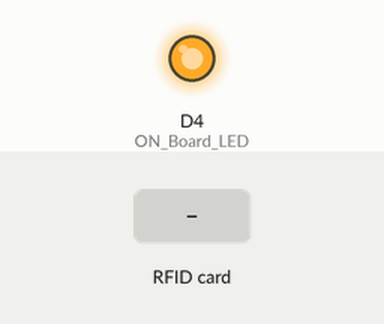
This sketch was run on a simulated ESP8266 (NodeMCU). Shown: output pins drawn as LEDs (lit = HIGH). The inputs (shaded band) are chosen by the test bench. WiFi joins after 1.5 s; servers stay silent unless stated; uploads are accepted with an empty reply; what the sketch prints to the serial monitor is not drawn.

Above: at 3.2 s.
3.3 s: RFID card 5E 7A 19 C4 held to the reader
At 4.2 s:
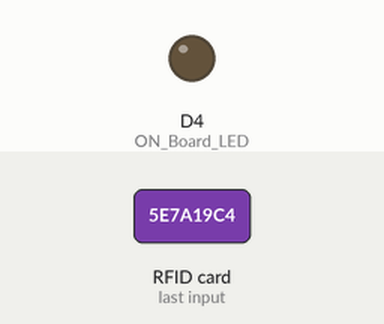
Timing chart, 0 to 6.3 s (numbered marks = the images above; inputs shaded):
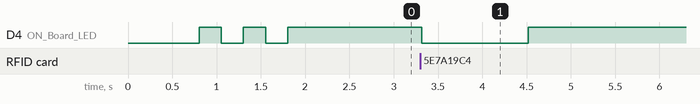

Measured:
- after the input at 3.3 s, D4 (ON_Board_LED): HIGH → LOW at once, → HIGH 1.2 s later

The sketch:

cardregistration.ino
```cpp
//RFID MFRC522 / RC522 Library
//                Installation :
// NodeMCU ESP8266/ESP12E    RFID MFRC522 / RC522
//         D2       <---------->   SDA/SS
//         D5       <---------->   SCK
//         D7       <---------->   MOSI
//         D6       <---------->   MISO
//         GND      <---------->   GND
//         D1       <---------->   RST
//         3V/3V3   <---------->   3.3V
//----------------------------------------Include the NodeMCU ESP8266 Library---------------------------------------------------------------------------------------------------------------//
#include <ESP8266WebServer.h>
#include <ESP8266HTTPClient.h>
//----------------------------------------Include the SPI and MFRC522 libraries-------------------------------------------------------------------------------------------------------------//
#include <SPI.h>
#include <MFRC522.h>
//------------------------------------------------------------------------------------------------------------------------------------------------------------------------------------------//

#define SS_PIN D2  //--> SDA
#define RST_PIN D1  //--> RST
MFRC522 mfrc522(SS_PIN, RST_PIN);

#define ON_Board_LED 2
//----------------------------------------SSID and Password of WiFi router-------------------------------------------------------------------------------------------------------------//
const char* ssid = "GlobeAtHome_a2e70_2.4GHZ";
const char* password = "Globe@2.4ghz";
//------------------------------------------------------------------------------------------------------------------------------------------------------------------------------------------//

ESP8266WebServer server(80);  //--> Server on port 80

int readsuccess;
byte readcard[4];
char str[32] = "";
String StrUID;

//-----------------------------------------------------------------------------------------------SETUP--------------------------------------------------------------------------------------//
void setup() {
  Serial.begin(115200);
  SPI.begin();
  mfrc522.PCD_Init();
  delay(500);

  WiFi.begin(ssid, password);
  Serial.println("");

  pinMode(ON_Board_LED,OUTPUT);
  digitalWrite(ON_Board_LED, HIGH);

  //----------------------------------------Wait for connection
  Serial.print("Connecting");
  while (WiFi.status() != WL_CONNECTED) {
    Serial.print(".");
    //----------------------------------------Make the On Board Flashing LED on the process of connecting to the wifi router.
    digitalWrite(ON_Board_LED, LOW);
    delay(250);
    digitalWrite(ON_Board_LED, HIGH);
    delay(250);
  }
  digitalWrite(ON_Board_LED, HIGH);
  //----------------------------------------If successfully connected to the wifi router, the IP Address that will be visited is displayed in the serial monitor
  Serial.println("");
  Serial.print("Successfully connected to : ");
  Serial.println(ssid);
  Serial.print("IP address: ");
  Serial.println(WiFi.localIP());

  Serial.println("Please tag a card or keychain to see the UID !");
  Serial.println("");
}
//-----------------------------------------------------------------------------------------------LOOP---------------------------------------------------------------------------------------//
void loop() {
  // put your main code here, to run repeatedly
  readsuccess = getid();

  if(readsuccess) {
  digitalWrite(ON_Board_LED, LOW);
    HTTPClient http;    //Declare object of class HTTPClient
    WiFiClient client;

    String UIDresultSend, postData;
    UIDresultSend = StrUID;

    //Post Data
    postData = "UIDresult=" + UIDresultSend;

    http.begin(client, "http://192.168.254.114/Capstone/getUID.php");
    http.addHeader("Content-Type", "application/x-www-form-urlencoded");

    int httpCode = http.POST(postData);
    String payload = http.getString();

    Serial.println(UIDresultSend);
    Serial.println(httpCode);
    Serial.println(payload);

    http.end();
    delay(1000);
  digitalWrite(ON_Board_LED, HIGH);
  }
}
//----------------------------------------Procedure for reading and obtaining a UID from a card or keychain---------------------------------------------------------------------------------//
int getid() {
  if(!mfrc522.PICC_IsNewCardPresent()) {
    return 0;
  }
  if(!mfrc522.PICC_ReadCardSerial()) {
    return 0;
  }


  Serial.print("THE UID OF THE SCANNED CARD IS : ");

  for(int i=0;i<4;i++){
    readcard[i]=mfrc522.uid.uidByte[i];
    array_to_string(readcard, 4, str);
    StrUID = str;
  }
  mfrc522.PICC_HaltA();
  return 1;
}
//----------------------------------------Procedure to change the result of reading an array UID into a string------------------------------------------------------------------------------//
void array_to_string(byte array[], unsigned int len, char buffer[]) {
    for (unsigned int i = 0; i < len; i++)
    {
        byte nib1 = (array[i] >> 4) & 0x0F;
        byte nib2 = (array[i] >> 0) & 0x0F;
        buffer[i*2+0] = nib1  < 0xA ? '0' + nib1  : 'A' + nib1  - 0xA;
        buffer[i*2+1] = nib2  < 0xA ? '0' + nib2  : 'A' + nib2  - 0xA;
    }
    buffer[len*2] = '\0';
}
//------------------------------------------------------------------------------------------------------------------------------------------------------------------------------------------//
```
